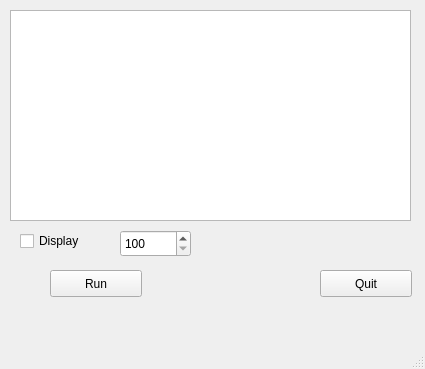
<?xml version="1.0" encoding="UTF-8"?>
<ui version="4.0">
 <class>SmoothingWindow</class>
 <widget class="QMainWindow" name="SmoothingWindow">
  <property name="geometry">
   <rect>
    <x>0</x>
    <y>0</y>
    <width>425</width>
    <height>369</height>
   </rect>
  </property>
  <property name="windowTitle">
   <string>Smoothing</string>
  </property>
  <widget class="QWidget" name="centralwidget">
   <widget class="QPushButton" name="pushButtonRun">
    <property name="geometry">
     <rect>
      <x>50</x>
      <y>270</y>
      <width>92</width>
      <height>27</height>
     </rect>
    </property>
    <property name="text">
     <string>Run</string>
    </property>
   </widget>
   <widget class="QPushButton" name="pushButtonQuit">
    <property name="geometry">
     <rect>
      <x>320</x>
      <y>270</y>
      <width>92</width>
      <height>27</height>
     </rect>
    </property>
    <property name="text">
     <string>Quit</string>
    </property>
   </widget>
   <widget class="QListWidget" name="listWidgetLoadedMesh">
    <property name="geometry">
     <rect>
      <x>10</x>
      <y>10</y>
      <width>401</width>
      <height>211</height>
     </rect>
    </property>
    <property name="selectionMode">
     <enum>QAbstractItemView::SingleSelection</enum>
    </property>
   </widget>
   <widget class="QCheckBox" name="checkBoxState">
    <property name="geometry">
     <rect>
      <x>20</x>
      <y>230</y>
      <width>93</width>
      <height>22</height>
     </rect>
    </property>
    <property name="text">
     <string>Display</string>
    </property>
   </widget>
   <widget class="QSpinBox" name="spinBoxIteration">
    <property name="geometry">
     <rect>
      <x>120</x>
      <y>230</y>
      <width>71</width>
      <height>27</height>
     </rect>
    </property>
    <property name="minimum">
     <number>100</number>
    </property>
    <property name="maximum">
     <number>1000</number>
    </property>
   </widget>
  </widget>
  <widget class="QMenuBar" name="menubar">
   <property name="geometry">
    <rect>
     <x>0</x>
     <y>0</y>
     <width>425</width>
     <height>25</height>
    </rect>
   </property>
  </widget>
  <widget class="QStatusBar" name="statusbar"/>
 </widget>
 <resources/>
 <connections/>
</ui>
